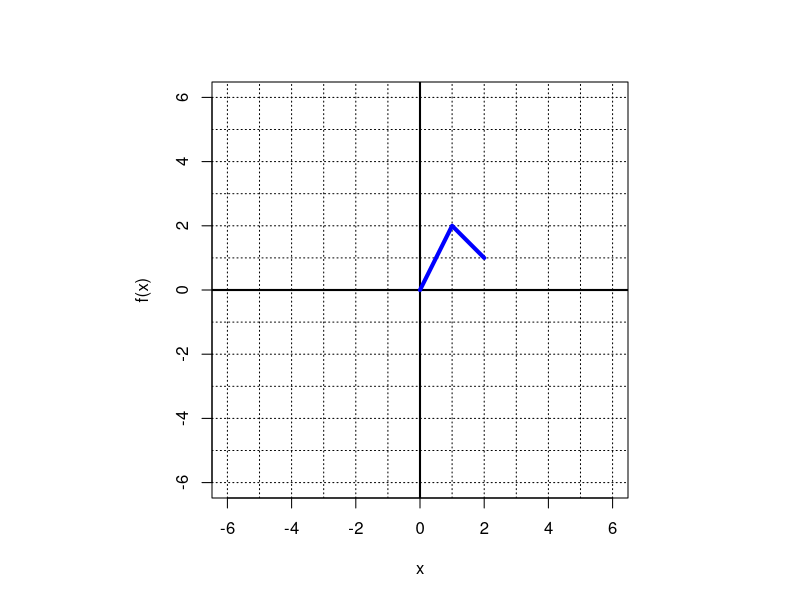
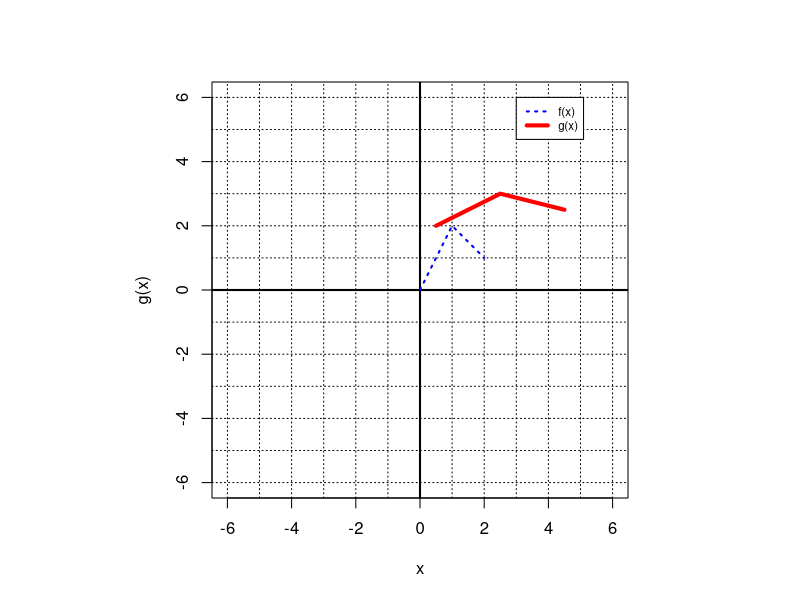

Write R code to recreate these figures, in order.
## ---- chunk 1
library(MASS)
x = c(0,1,2)
y = c(0,2,1)

abposs = sort(c(1/2,2,-1/2,-2))
params = sample(abposs,4,T)
a = params[1]
b = params[2]
h = params[3]
k = params[4]

if(a<0){
  isrv = " and reflected vertically"
} else {
  isrv = ""
}
if(b<0){
  isrh = " and reflected horizontally"
} else {
  isrh = ""
}
if(h<0){
  lr = "left"
  inside = "+"
} else {
  lr = "right"
  inside = "-"
}
if(k<0){
  ud = "down"
  outside = "-"
} else {
  ud = "up"
  outside = "+"
}

ast = fractions(a)
bst = fractions(b)
hst = fractions(h)
kst = fractions(k)

ans1 = paste0(1*(a==abposs),collapse="")
ans2 = paste0(1*(b==abposs),collapse="")
ans3 = paste0(1*(h==abposs),collapse="")
ans4 = paste0(1*(k==abposs),collapse="")

ans5 = paste0(1*(a==abposs),collapse="")
ans6 = paste0(1*(b==abposs),collapse="")
ans7 = paste0(1*(-h==abposs),collapse="")
ans8 = paste0(1*(k==abposs),collapse="")

abposs1 = c("-2","-1/2","1/2","2")
abposs2 = c("-2","-1/2","+1/2","+2")

al = paste0("* ",abposs1,"\n",collapse="")
ahkex = paste0("* ",abposs2,"\n",collapse="")
## ---- chunk 2
par(pty="s")
plot(0,0,type="n",xlim=c(-6,6),ylim=c(-6,6),ylab="f(x)",xlab="x")
for(j in seq(-10,10,1)){
  abline(v=j,lty=3)
}
for(j in seq(-10,10,1)){
  abline(h=j,lty=3)
}
abline(h=0,lwd=2)
abline(v=0,lwd=2)
lines(x,y,col = "blue",lwd=4)
## ---- chunk 3
par(pty="s")
plot(0,0,type="n",xlim=c(-6,6),ylim=c(-6,6),ylab="g(x)",xlab="x")
for(j in seq(-10,10,1)){
  abline(v=j,lty=3)
}
for(j in seq(-10,10,1)){
  abline(h=j,lty=3)
}
abline(h=0,lwd=2)
abline(v=0,lwd=2)
lines(x,y,col = "blue",lwd=2,lty=3)
lines(x/b+h,a*y+k,col = "red",lwd=4)
legend(3,6,legend = c("f(x)","g(x)"),col=c("blue","red"),lty=c(3,1),lwd=c(2,4),cex=0.7)
